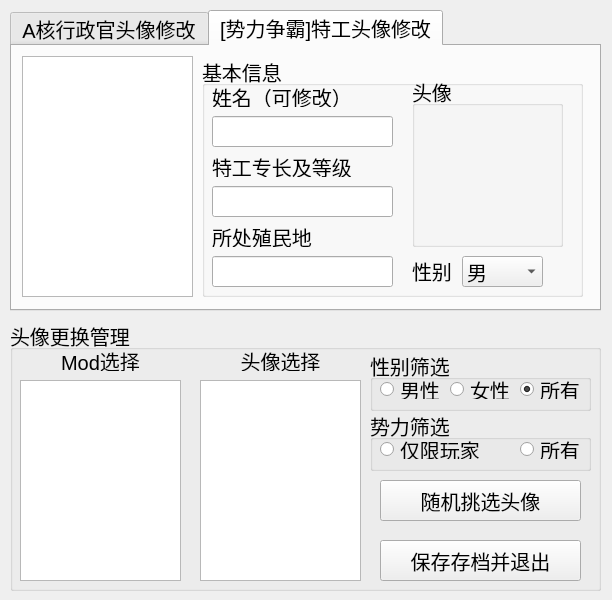
<?xml version="1.0" encoding="UTF-8"?>
<ui version="4.0">
 <class>MainWindow</class>
 <widget class="QMainWindow" name="MainWindow">
  <property name="geometry">
   <rect>
    <x>0</x>
    <y>0</y>
    <width>612</width>
    <height>600</height>
   </rect>
  </property>
  <property name="font">
   <font>
    <pointsize>15</pointsize>
   </font>
  </property>
  <property name="windowTitle">
   <string notr="true">远行星号 存档头像修改工具</string>
  </property>
  <widget class="QWidget" name="centralwidget">
   <widget class="QTabWidget" name="__selectFunction">
    <property name="geometry">
     <rect>
      <x>10</x>
      <y>10</y>
      <width>591</width>
      <height>301</height>
     </rect>
    </property>
    <property name="currentIndex">
     <number>1</number>
    </property>
    <widget class="QWidget" name="tab">
     <attribute name="title">
      <string notr="true">A核行政官头像修改</string>
     </attribute>
     <widget class="QGroupBox" name="groupBox">
      <property name="geometry">
       <rect>
        <x>190</x>
        <y>10</y>
        <width>381</width>
        <height>241</height>
       </rect>
      </property>
      <property name="title">
       <string notr="true">基本信息</string>
      </property>
      <widget class="QLabel" name="label">
       <property name="geometry">
        <rect>
         <x>10</x>
         <y>40</y>
         <width>131</width>
         <height>21</height>
        </rect>
       </property>
       <property name="text">
        <string notr="true">姓名（可修改）</string>
       </property>
      </widget>
      <widget class="QLineEdit" name="__editAIAdminName">
       <property name="geometry">
        <rect>
         <x>10</x>
         <y>70</y>
         <width>181</width>
         <height>31</height>
        </rect>
       </property>
       <property name="text">
        <string/>
       </property>
       <property name="maxLength">
        <number>12</number>
       </property>
       <property name="alignment">
        <set>Qt::AlignCenter</set>
       </property>
      </widget>
      <widget class="QLineEdit" name="__showAIAdminLocation">
       <property name="geometry">
        <rect>
         <x>10</x>
         <y>180</y>
         <width>181</width>
         <height>31</height>
        </rect>
       </property>
       <property name="text">
        <string/>
       </property>
       <property name="maxLength">
        <number>12</number>
       </property>
       <property name="alignment">
        <set>Qt::AlignCenter</set>
       </property>
       <property name="readOnly">
        <bool>true</bool>
       </property>
      </widget>
      <widget class="QLabel" name="label_2">
       <property name="geometry">
        <rect>
         <x>10</x>
         <y>150</y>
         <width>151</width>
         <height>21</height>
        </rect>
       </property>
       <property name="text">
        <string notr="true">所治理的殖民地</string>
       </property>
      </widget>
     </widget>
     <widget class="QGroupBox" name="groupBox_2">
      <property name="geometry">
       <rect>
        <x>400</x>
        <y>40</y>
        <width>151</width>
        <height>171</height>
       </rect>
      </property>
      <property name="title">
       <string notr="true">头像</string>
      </property>
      <widget class="QLabel" name="__showAIAdminPortrait">
       <property name="geometry">
        <rect>
         <x>10</x>
         <y>30</y>
         <width>131</width>
         <height>131</height>
        </rect>
       </property>
       <property name="text">
        <string notr="true"/>
       </property>
       <property name="scaledContents">
        <bool>true</bool>
       </property>
      </widget>
     </widget>
     <widget class="QListWidget" name="__selectAIAdmin">
      <property name="geometry">
       <rect>
        <x>10</x>
        <y>10</y>
        <width>171</width>
        <height>241</height>
       </rect>
      </property>
      <property name="font">
       <font>
        <pointsize>11</pointsize>
       </font>
      </property>
      <property name="horizontalScrollBarPolicy">
       <enum>Qt::ScrollBarAlwaysOff</enum>
      </property>
      <property name="selectionBehavior">
       <enum>QAbstractItemView::SelectRows</enum>
      </property>
     </widget>
    </widget>
    <widget class="QWidget" name="tab_2">
     <attribute name="title">
      <string notr="true">[势力争霸]特工头像修改</string>
     </attribute>
     <widget class="QListWidget" name="__selectNexAgent">
      <property name="geometry">
       <rect>
        <x>10</x>
        <y>10</y>
        <width>171</width>
        <height>241</height>
       </rect>
      </property>
      <property name="font">
       <font>
        <pointsize>11</pointsize>
       </font>
      </property>
      <property name="horizontalScrollBarPolicy">
       <enum>Qt::ScrollBarAlwaysOff</enum>
      </property>
      <property name="selectionBehavior">
       <enum>QAbstractItemView::SelectRows</enum>
      </property>
     </widget>
     <widget class="QGroupBox" name="groupBox_3">
      <property name="geometry">
       <rect>
        <x>190</x>
        <y>10</y>
        <width>381</width>
        <height>241</height>
       </rect>
      </property>
      <property name="title">
       <string notr="true">基本信息</string>
      </property>
      <widget class="QLineEdit" name="__editNexAgentName">
       <property name="geometry">
        <rect>
         <x>10</x>
         <y>60</y>
         <width>181</width>
         <height>31</height>
        </rect>
       </property>
       <property name="text">
        <string/>
       </property>
       <property name="maxLength">
        <number>12</number>
       </property>
       <property name="alignment">
        <set>Qt::AlignCenter</set>
       </property>
      </widget>
      <widget class="QLabel" name="label_3">
       <property name="geometry">
        <rect>
         <x>10</x>
         <y>30</y>
         <width>131</width>
         <height>21</height>
        </rect>
       </property>
       <property name="text">
        <string notr="true">姓名（可修改）</string>
       </property>
      </widget>
      <widget class="QLabel" name="label_4">
       <property name="geometry">
        <rect>
         <x>10</x>
         <y>100</y>
         <width>151</width>
         <height>21</height>
        </rect>
       </property>
       <property name="text">
        <string notr="true">特工专长及等级</string>
       </property>
      </widget>
      <widget class="QLineEdit" name="__showNexAgentSpecialization">
       <property name="geometry">
        <rect>
         <x>10</x>
         <y>130</y>
         <width>181</width>
         <height>31</height>
        </rect>
       </property>
       <property name="text">
        <string/>
       </property>
       <property name="maxLength">
        <number>12</number>
       </property>
       <property name="alignment">
        <set>Qt::AlignCenter</set>
       </property>
       <property name="readOnly">
        <bool>true</bool>
       </property>
      </widget>
      <widget class="QLineEdit" name="__showNexAgentLocation">
       <property name="geometry">
        <rect>
         <x>10</x>
         <y>200</y>
         <width>181</width>
         <height>31</height>
        </rect>
       </property>
       <property name="text">
        <string/>
       </property>
       <property name="maxLength">
        <number>12</number>
       </property>
       <property name="alignment">
        <set>Qt::AlignCenter</set>
       </property>
       <property name="readOnly">
        <bool>true</bool>
       </property>
      </widget>
      <widget class="QLabel" name="label_5">
       <property name="geometry">
        <rect>
         <x>10</x>
         <y>170</y>
         <width>131</width>
         <height>21</height>
        </rect>
       </property>
       <property name="text">
        <string notr="true">所处殖民地</string>
       </property>
      </widget>
      <widget class="QComboBox" name="__selectNexAgentGender">
       <property name="geometry">
        <rect>
         <x>260</x>
         <y>200</y>
         <width>81</width>
         <height>31</height>
        </rect>
       </property>
       <property name="font">
        <font>
         <pointsize>15</pointsize>
        </font>
       </property>
       <property name="editable">
        <bool>false</bool>
       </property>
       <property name="currentText">
        <string notr="true">男</string>
       </property>
       <item>
        <property name="text">
         <string notr="true">男</string>
        </property>
       </item>
       <item>
        <property name="text">
         <string notr="true">女</string>
        </property>
       </item>
      </widget>
     </widget>
     <widget class="QGroupBox" name="groupBox_4">
      <property name="geometry">
       <rect>
        <x>400</x>
        <y>30</y>
        <width>151</width>
        <height>171</height>
       </rect>
      </property>
      <property name="title">
       <string notr="true">头像</string>
      </property>
      <widget class="QLabel" name="__showNexAgentPortrait">
       <property name="geometry">
        <rect>
         <x>10</x>
         <y>30</y>
         <width>131</width>
         <height>131</height>
        </rect>
       </property>
       <property name="text">
        <string notr="true"/>
       </property>
       <property name="scaledContents">
        <bool>true</bool>
       </property>
      </widget>
     </widget>
     <widget class="QLabel" name="label_6">
      <property name="geometry">
       <rect>
        <x>400</x>
        <y>210</y>
        <width>51</width>
        <height>31</height>
       </rect>
      </property>
      <property name="text">
       <string notr="true">&lt;html&gt;&lt;head/&gt;&lt;body&gt;&lt;p&gt;性别&lt;/p&gt;&lt;/body&gt;&lt;/html&gt;</string>
      </property>
     </widget>
    </widget>
   </widget>
   <widget class="QGroupBox" name="groupBox_5">
    <property name="geometry">
     <rect>
      <x>10</x>
      <y>320</y>
      <width>591</width>
      <height>271</height>
     </rect>
    </property>
    <property name="title">
     <string notr="true">头像更换管理</string>
    </property>
    <widget class="QLabel" name="label_7">
     <property name="geometry">
      <rect>
       <x>10</x>
       <y>30</y>
       <width>161</width>
       <height>21</height>
      </rect>
     </property>
     <property name="text">
      <string notr="true">Mod选择</string>
     </property>
     <property name="alignment">
      <set>Qt::AlignCenter</set>
     </property>
    </widget>
    <widget class="QLabel" name="label_8">
     <property name="geometry">
      <rect>
       <x>190</x>
       <y>30</y>
       <width>161</width>
       <height>21</height>
      </rect>
     </property>
     <property name="text">
      <string notr="true">头像选择</string>
     </property>
     <property name="alignment">
      <set>Qt::AlignCenter</set>
     </property>
    </widget>
    <widget class="QListWidget" name="listWidget">
     <property name="geometry">
      <rect>
       <x>10</x>
       <y>60</y>
       <width>161</width>
       <height>201</height>
      </rect>
     </property>
     <property name="font">
      <font>
       <pointsize>12</pointsize>
      </font>
     </property>
     <property name="horizontalScrollBarPolicy">
      <enum>Qt::ScrollBarAlwaysOff</enum>
     </property>
    </widget>
    <widget class="QListWidget" name="listWidget_2">
     <property name="geometry">
      <rect>
       <x>190</x>
       <y>60</y>
       <width>161</width>
       <height>201</height>
      </rect>
     </property>
     <property name="font">
      <font>
       <pointsize>12</pointsize>
      </font>
     </property>
     <property name="verticalScrollBarPolicy">
      <enum>Qt::ScrollBarAsNeeded</enum>
     </property>
     <property name="horizontalScrollBarPolicy">
      <enum>Qt::ScrollBarAlwaysOff</enum>
     </property>
    </widget>
    <widget class="QGroupBox" name="groupBox_6">
     <property name="geometry">
      <rect>
       <x>360</x>
       <y>30</y>
       <width>221</width>
       <height>61</height>
      </rect>
     </property>
     <property name="title">
      <string notr="true">性别筛选</string>
     </property>
     <widget class="QRadioButton" name="__radioGender_man">
      <property name="geometry">
       <rect>
        <x>10</x>
        <y>30</y>
        <width>61</width>
        <height>19</height>
       </rect>
      </property>
      <property name="text">
       <string notr="true">男性</string>
      </property>
     </widget>
     <widget class="QRadioButton" name="__radioGender_woman">
      <property name="geometry">
       <rect>
        <x>80</x>
        <y>30</y>
        <width>61</width>
        <height>19</height>
       </rect>
      </property>
      <property name="text">
       <string notr="true">女性</string>
      </property>
     </widget>
     <widget class="QRadioButton" name="__radioGender_all">
      <property name="geometry">
       <rect>
        <x>150</x>
        <y>30</y>
        <width>61</width>
        <height>19</height>
       </rect>
      </property>
      <property name="text">
       <string notr="true">所有</string>
      </property>
      <property name="checked">
       <bool>true</bool>
      </property>
     </widget>
    </widget>
    <widget class="QGroupBox" name="groupBox_7">
     <property name="geometry">
      <rect>
       <x>360</x>
       <y>90</y>
       <width>221</width>
       <height>61</height>
      </rect>
     </property>
     <property name="title">
      <string notr="true">势力筛选</string>
     </property>
     <widget class="QRadioButton" name="__radioFaction_player">
      <property name="geometry">
       <rect>
        <x>10</x>
        <y>30</y>
        <width>101</width>
        <height>19</height>
       </rect>
      </property>
      <property name="text">
       <string notr="true">仅限玩家</string>
      </property>
     </widget>
     <widget class="QRadioButton" name="__radioFaction_all">
      <property name="geometry">
       <rect>
        <x>150</x>
        <y>30</y>
        <width>61</width>
        <height>19</height>
       </rect>
      </property>
      <property name="text">
       <string notr="true">所有</string>
      </property>
     </widget>
    </widget>
    <widget class="QPushButton" name="__randomSelectPortraitButton">
     <property name="geometry">
      <rect>
       <x>370</x>
       <y>160</y>
       <width>201</width>
       <height>41</height>
      </rect>
     </property>
     <property name="text">
      <string notr="true">随机挑选头像</string>
     </property>
    </widget>
    <widget class="QPushButton" name="__saveAndExitButton">
     <property name="geometry">
      <rect>
       <x>370</x>
       <y>220</y>
       <width>201</width>
       <height>41</height>
      </rect>
     </property>
     <property name="text">
      <string notr="true">保存存档并退出</string>
     </property>
    </widget>
   </widget>
  </widget>
 </widget>
 <resources/>
 <connections/>
</ui>
